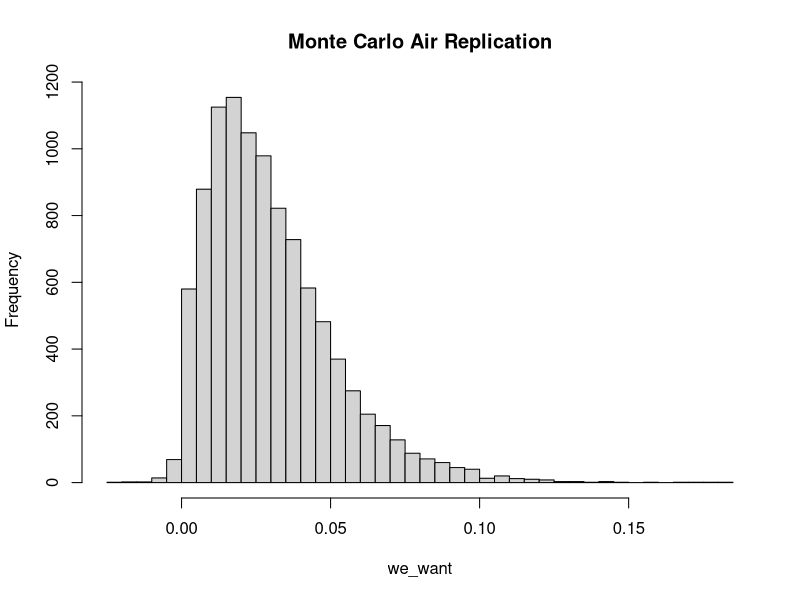
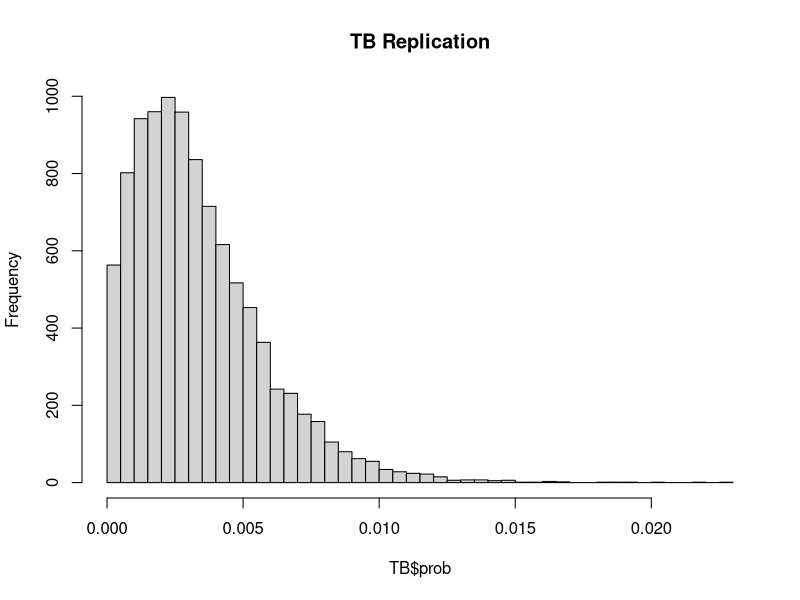
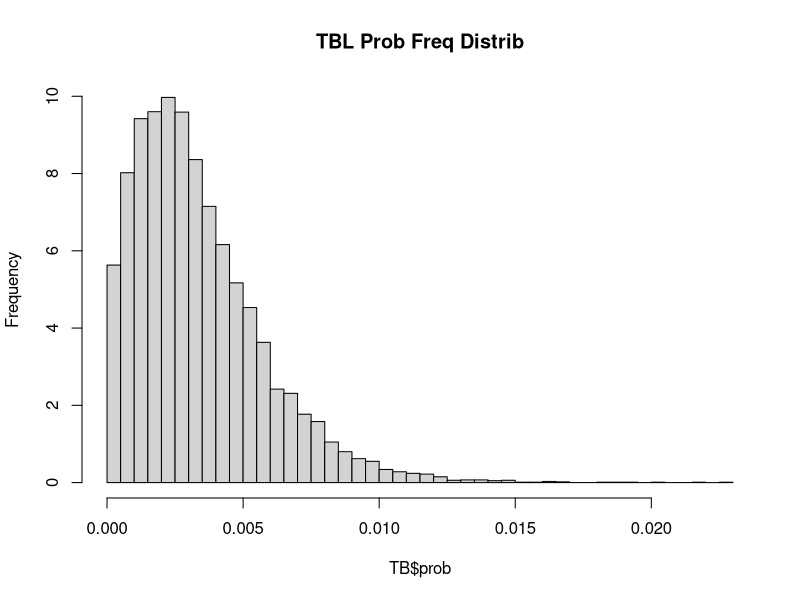
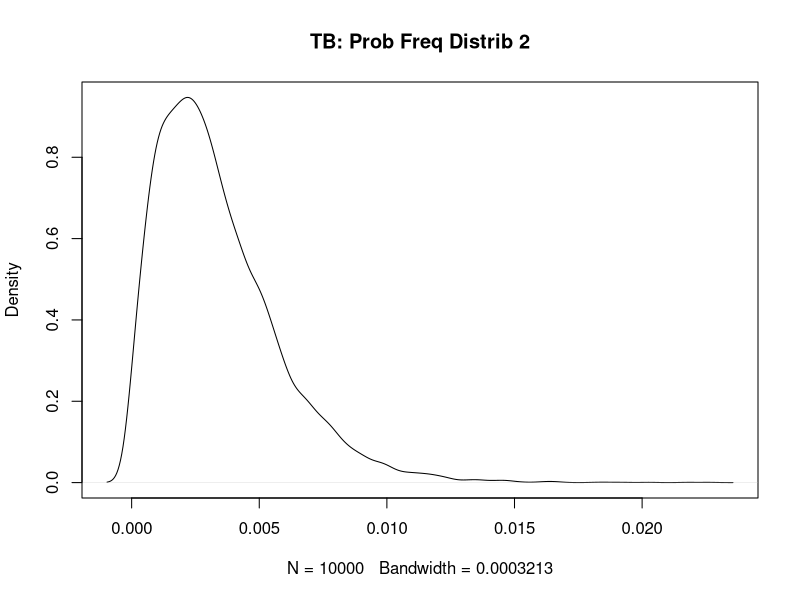

Reproduce these figures in R, in order.
## ---- chunk 1
set.seed(400)
## ---- chunk 2
library(dplyr)
library(stats)
library(tidyr)
library(tidyverse)
library(broom)
library(ggplot2)
## ---- chunk 3
m <- 10000

monte_AIR <- function(m) {
  storing <- numeric(m)
  for (i in 1:m){
    p <- rnorm(1, mean = 0.48, sd = 0.20)
    I <- 1
    phi <- rnorm(1, mean = 100, sd = 20)
    V <- 132
    N <- rnorm(1, mean = 3, sd = 0.5)
    t <- rnorm(1, mean = 0.5, sd = 0.167)
  
    form <- ((p*I*phi)/V) * ((N*t + exp(-N*t) - 1) / (N^2))
  
    storing[i] <- 1 - exp(-form)
  }
  return(storing)
}

we_want <- monte_AIR(m)

mean(we_want)

hist(we_want , breaks = 35, main = "Monte Carlo Air Replication")
## ---- chunk 4
better_monte <- function(m = 10000, dis_quanta, quanta_sd, room_size = 132, 
                         infected_individuals = 1, room_venti_rate = 4){ 
  probability_inf <- numeric(m)
  num_new_infect <- numeric(m)
  sus_persons <- numeric(m)

  for(i in 1:m) {
    
    p_2 <- max(rnorm(1, mean = 0.48, sd = 0.20), 0)
    phi_2 <- max(rnorm(1, mean = dis_quanta, sd = quanta_sd),0)
    t_2 <- max(rnorm(1, mean = 0.5, sd = 0.167), 0)
    S0 <- max(round(rnorm(1, mean = 19, sd = 10)),1)
    
    q_2 <- infected_individuals * phi_2
 
    n_t <- (q_2/room_venti_rate) * (1 - exp(-room_venti_rate*t_2))
    
    nucci <- ((p_2*q_2)/room_size) * 
      ((room_venti_rate * t_2 + exp(-room_venti_rate * 
                                      t_2) -1) / (room_venti_rate^2))
    
    S_t <- S0 * exp(-nucci)
    
    inf <- S0 - S_t
    
    sus_prob <- inf / S0
    
    probability_inf[i] <- sus_prob
    num_new_infect[i] <- inf
    sus_persons[i] <- S_t
  }
  
  return(list(prob = probability_inf,
              infections = num_new_infect,
              survivors = sus_persons,
              summary = list(mean_prob = mean(probability_inf),
                             mean_infections = mean(num_new_infect),
                             prob_quantiles = quantile(probability_inf, 
                                                       c(0.25, 0.5, 0.75, 
                                                         0.9, 0.95)),
                             inf_quantiles = quantile(num_new_infect, 
                                                      c(0.25, 0.5, 0.75, 
                                                        0.9, 0.95)))))

}

TB <- better_monte(m, dis_quanta = 12.7, quanta_sd = 3.0,
                   room_size = 132, infected_individuals = 1, 
                   room_venti_rate = 4)

mean(TB$prob)
h <- hist(TB$prob, breaks = 35, main = "TB Replication")

h$counts <- h$counts / sum(h$counts) * 100

plot(h, main = "TBL Prob Freq Distrib")


dens <- density(TB$prob)

dens$y <- dens$y / sum(dens$y) *100

plot(dens, main = "TB: Prob Freq Distrib 2")
